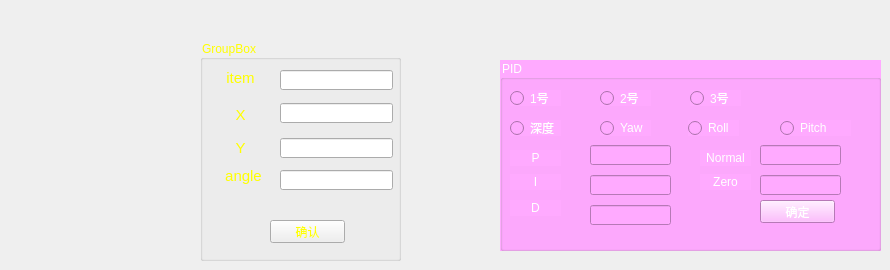
         <widget class="QWidget" name="page_2">
          <widget class="QGroupBox" name="groupBox_3">
           <property name="geometry">
            <rect>
             <x>500</x>
             <y>60</y>
             <width>381</width>
             <height>191</height>
            </rect>
           </property>
           <property name="styleSheet">
            <string notr="true">
background-color: rgb(255, 170, 255);
color: rgb(255, 255, 255);</string>
           </property>
           <property name="title">
            <string>PID</string>
           </property>
           <widget class="QRadioButton" name="pid_1RBtn">
            <property name="geometry">
             <rect>
              <x>10</x>
              <y>30</y>
              <width>51</width>
              <height>16</height>
             </rect>
            </property>
            <property name="styleSheet">
             <string notr="true">border-image: url(:/new/prefix1/image/images/透明.png);</string>
            </property>
            <property name="text">
             <string>1号</string>
            </property>
           </widget>
           <widget class="QRadioButton" name="pid_2RBtn">
            <property name="geometry">
             <rect>
              <x>100</x>
              <y>30</y>
              <width>51</width>
              <height>16</height>
             </rect>
            </property>
            <property name="styleSheet">
             <string notr="true">border-image: url(:/new/prefix1/image/images/透明.png);</string>
            </property>
            <property name="text">
             <string>2号</string>
            </property>
           </widget>
           <widget class="QRadioButton" name="pid_3RBtn">
            <property name="geometry">
             <rect>
              <x>190</x>
              <y>30</y>
              <width>51</width>
              <height>16</height>
             </rect>
            </property>
            <property name="styleSheet">
             <string notr="true">border-image: url(:/new/prefix1/image/images/透明.png);</string>
            </property>
            <property name="text">
             <string>3号</string>
            </property>
           </widget>
           <widget class="QRadioButton" name="depth_RBtn">
            <property name="geometry">
             <rect>
              <x>10</x>
              <y>60</y>
              <width>51</width>
              <height>16</height>
             </rect>
            </property>
            <property name="styleSheet">
             <string notr="true">border-image: url(:/new/prefix1/image/images/透明.png);</string>
            </property>
            <property name="text">
             <string>深度</string>
            </property>
           </widget>
           <widget class="QRadioButton" name="yaw_RBtn">
            <property name="geometry">
             <rect>
              <x>100</x>
              <y>60</y>
              <width>51</width>
              <height>16</height>
             </rect>
            </property>
            <property name="styleSheet">
             <string notr="true">border-image: url(:/new/prefix1/image/images/透明.png);</string>
            </property>
            <property name="text">
             <string>Yaw</string>
            </property>
           </widget>
           <widget class="QRadioButton" name="roll_RBtn">
            <property name="geometry">
             <rect>
              <x>188</x>
              <y>60</y>
              <width>51</width>
              <height>16</height>
             </rect>
            </property>
            <property name="styleSheet">
             <string notr="true">border-image: url(:/new/prefix1/image/images/透明.png);</string>
            </property>
            <property name="text">
             <string>Roll</string>
            </property>
           </widget>
           <widget class="QRadioButton" name="pitch_RBtn">
            <property name="geometry">
             <rect>
              <x>280</x>
              <y>60</y>
              <width>71</width>
              <height>16</height>
             </rect>
            </property>
            <property name="styleSheet">
             <string notr="true">border-image: url(:/new/prefix1/image/images/透明.png);</string>
            </property>
            <property name="text">
             <string>Pitch</string>
            </property>
           </widget>
           <widget class="QLineEdit" name="P_lineEdit">
            <property name="geometry">
             <rect>
              <x>90</x>
              <y>85</y>
              <width>81</width>
              <height>20</height>
             </rect>
            </property>
            <property name="styleSheet">
             <string notr="true">border-image: url(:/new/prefix1/image/images/透明.png);</string>
            </property>
           </widget>
           <widget class="QLineEdit" name="I_lineEdit">
            <property name="geometry">
             <rect>
              <x>90</x>
              <y>115</y>
              <width>81</width>
              <height>20</height>
             </rect>
            </property>
            <property name="styleSheet">
             <string notr="true">border-image: url(:/new/prefix1/image/images/透明.png);</string>
            </property>
           </widget>
           <widget class="QLineEdit" name="D_lineEdit">
            <property name="geometry">
             <rect>
              <x>90</x>
              <y>145</y>
              <width>81</width>
              <height>20</height>
             </rect>
            </property>
            <property name="styleSheet">
             <string notr="true">border-image: url(:/new/prefix1/image/images/透明.png);</string>
            </property>
           </widget>
           <widget class="QLineEdit" name="Nor_lineEdit">
            <property name="geometry">
             <rect>
              <x>260</x>
              <y>85</y>
              <width>81</width>
              <height>20</height>
             </rect>
            </property>
            <property name="styleSheet">
             <string notr="true">border-image: url(:/new/prefix1/image/images/透明.png);</string>
            </property>
           </widget>
           <widget class="QLineEdit" name="Zero_lineEdit">
            <property name="geometry">
             <rect>
              <x>260</x>
              <y>115</y>
              <width>81</width>
              <height>20</height>
             </rect>
            </property>
            <property name="styleSheet">
             <string notr="true">border-image: url(:/new/prefix1/image/images/透明.png);</string>
            </property>
           </widget>
           <widget class="QLabel" name="label_33">
            <property name="geometry">
             <rect>
              <x>10</x>
              <y>90</y>
              <width>51</width>
              <height>16</height>
             </rect>
            </property>
            <property name="styleSheet">
             <string notr="true">border-image: url(:/new/prefix1/image/images/透明.png);</string>
            </property>
            <property name="text">
             <string>P</string>
            </property>
            <property name="alignment">
             <set>Qt::AlignCenter</set>
            </property>
           </widget>
           <widget class="QLabel" name="label_34">
            <property name="geometry">
             <rect>
              <x>10</x>
              <y>114</y>
              <width>51</width>
              <height>16</height>
             </rect>
            </property>
            <property name="styleSheet">
             <string notr="true">border-image: url(:/new/prefix1/image/images/透明.png);</string>
            </property>
            <property name="text">
             <string>I</string>
            </property>
            <property name="alignment">
             <set>Qt::AlignCenter</set>
            </property>
           </widget>
           <widget class="QLabel" name="label_35">
            <property name="geometry">
             <rect>
              <x>10</x>
              <y>140</y>
              <width>51</width>
              <height>16</height>
             </rect>
            </property>
            <property name="styleSheet">
             <string notr="true">border-image: url(:/new/prefix1/image/images/透明.png);</string>
            </property>
            <property name="text">
             <string>D</string>
            </property>
            <property name="alignment">
             <set>Qt::AlignCenter</set>
            </property>
           </widget>
           <widget class="QLabel" name="label_36">
            <property name="geometry">
             <rect>
              <x>200</x>
              <y>114</y>
              <width>51</width>
              <height>16</height>
             </rect>
            </property>
            <property name="styleSheet">
             <string notr="true">border-image: url(:/new/prefix1/image/images/透明.png);</string>
            </property>
            <property name="text">
             <string>Zero</string>
            </property>
            <property name="alignment">
             <set>Qt::AlignCenter</set>
            </property>
           </widget>
           <widget class="QLabel" name="label_37">
            <property name="geometry">
             <rect>
              <x>200</x>
              <y>90</y>
              <width>51</width>
              <height>16</height>
             </rect>
            </property>
            <property name="styleSheet">
             <string notr="true">border-image: url(:/new/prefix1/image/images/透明.png);</string>
            </property>
            <property name="text">
             <string>Normal</string>
            </property>
            <property name="alignment">
             <set>Qt::AlignCenter</set>
            </property>
           </widget>
           <widget class="QPushButton" name="PID_Btn">
            <property name="geometry">
             <rect>
              <x>260</x>
              <y>140</y>
              <width>75</width>
              <height>23</height>
             </rect>
            </property>
            <property name="styleSheet">
             <string notr="true">border-image: url(:/new/prefix1/image/images/透明.png);</string>
            </property>
            <property name="text">
             <string>确定</string>
            </property>
           </widget>
          </widget>
          <widget class="QGroupBox" name="groupBox">
           <property name="geometry">
            <rect>
             <x>200</x>
             <y>40</y>
             <width>201</width>
             <height>221</height>
            </rect>
           </property>
           <property name="styleSheet">
            <string notr="true">border-image: url(:/new/prefix1/image/images/透明.png);
color: rgb(255, 255, 0);</string>
           </property>
           <property name="title">
            <string>GroupBox</string>
           </property>
           <widget class="QLabel" name="label_3">
            <property name="geometry">
             <rect>
              <x>20</x>
              <y>30</y>
              <width>41</width>
              <height>16</height>
             </rect>
            </property>
            <property name="font">
             <font>
              <pointsize>11</pointsize>
             </font>
            </property>
            <property name="text">
             <string>item</string>
            </property>
            <property name="alignment">
             <set>Qt::AlignCenter</set>
            </property>
           </widget>
           <widget class="QLabel" name="label_4">
            <property name="geometry">
             <rect>
              <x>20</x>
              <y>67</y>
              <width>41</width>
              <height>16</height>
             </rect>
            </property>
            <property name="font">
             <font>
              <pointsize>11</pointsize>
             </font>
            </property>
            <property name="text">
             <string>X</string>
            </property>
            <property name="alignment">
             <set>Qt::AlignCenter</set>
            </property>
           </widget>
           <widget class="QLabel" name="label_5">
            <property name="geometry">
             <rect>
              <x>20</x>
              <y>100</y>
              <width>41</width>
              <height>16</height>
             </rect>
            </property>
            <property name="font">
             <font>
              <pointsize>11</pointsize>
             </font>
            </property>
            <property name="text">
             <string>Y</string>
            </property>
            <property name="alignment">
             <set>Qt::AlignCenter</set>
            </property>
           </widget>
           <widget class="QLabel" name="label_6">
            <property name="geometry">
             <rect>
              <x>23</x>
              <y>128</y>
              <width>41</width>
              <height>16</height>
             </rect>
            </property>
            <property name="font">
             <font>
              <pointsize>11</pointsize>
             </font>
            </property>
            <property name="text">
             <string>angle</string>
            </property>
            <property name="alignment">
             <set>Qt::AlignCenter</set>
            </property>
           </widget>
           <widget class="QLineEdit" name="item_LineEdit">
            <property name="geometry">
             <rect>
              <x>80</x>
              <y>30</y>
              <width>113</width>
              <height>20</height>
             </rect>
            </property>
            <property name="styleSheet">
             <string notr="true">border-image: url(:/new/prefix1/image/images/文字框背景 (1).png);</string>
            </property>
           </widget>
           <widget class="QLineEdit" name="x_lineEdit">
            <property name="geometry">
             <rect>
              <x>80</x>
              <y>63</y>
              <width>113</width>
              <height>20</height>
             </rect>
            </property>
            <property name="styleSheet">
             <string notr="true">border-image: url(:/new/prefix1/image/images/文字框背景 (1).png);</string>
            </property>
           </widget>
           <widget class="QLineEdit" name="y_lineEdit">
            <property name="geometry">
             <rect>
              <x>80</x>
              <y>98</y>
              <width>113</width>
              <height>20</height>
             </rect>
            </property>
            <property name="styleSheet">
             <string notr="true">border-image: url(:/new/prefix1/image/images/文字框背景 (1).png);</string>
            </property>
           </widget>
           <widget class="QLineEdit" name="angle_LineEdit">
            <property name="geometry">
             <rect>
              <x>80</x>
              <y>130</y>
              <width>113</width>
              <height>20</height>
             </rect>
            </property>
            <property name="styleSheet">
             <string notr="true">border-image: url(:/new/prefix1/image/images/文字框背景 (1).png);</string>
            </property>
           </widget>
           <widget class="QPushButton" name="enter_Btn">
            <property name="geometry">
             <rect>
              <x>70</x>
              <y>180</y>
              <width>75</width>
              <height>23</height>
             </rect>
            </property>
            <property name="text">
             <string>确认</string>
            </property>
           </widget>
          </widget>
         </widget>
